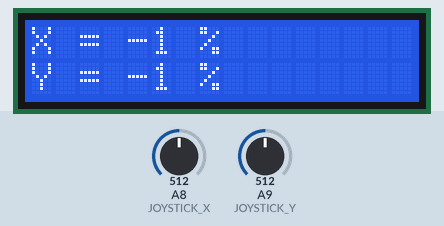
Recording of a sketch running on a simulated Arduino Mega 2560, built with avr-gcc and run on an emulated ATmega2560. Shown: 16×2 character LCD. The test bench sets the inputs (shaded band); at power-on: A8 (JOYSTICK_X) = 512, A9 (JOYSTICK_Y) = 512.

Above: at 1.2 s.
1.3 s: A8 (JOYSTICK_X) set to 306
At 2.2 s:
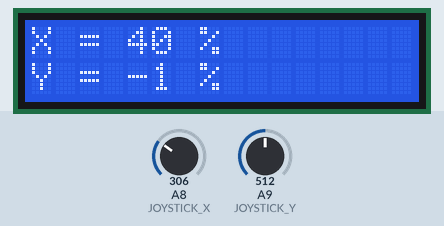
4.3 s: A9 (JOYSTICK_Y) set to 716
At 5.2 s:
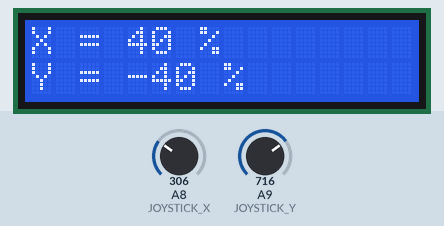
7.3 s: A8 (JOYSTICK_X) set to 511
At 8.1 s:
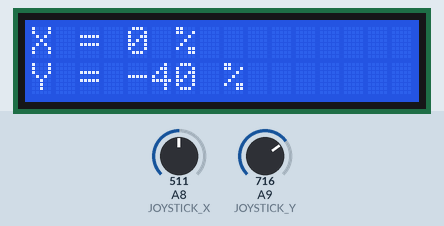
10.3 s: A8 (JOYSTICK_X) set to 520
At 11.0 s:
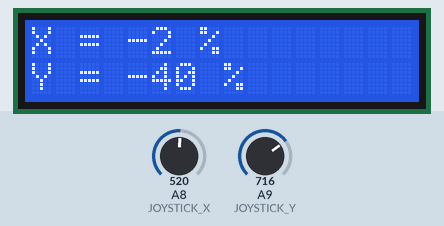
11.8 s: A9 (JOYSTICK_Y) set to 900
At 13.0 s:
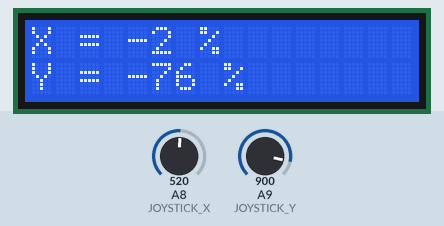
13.3 s: A9 (JOYSTICK_Y) set to 0
At 13.7 s:
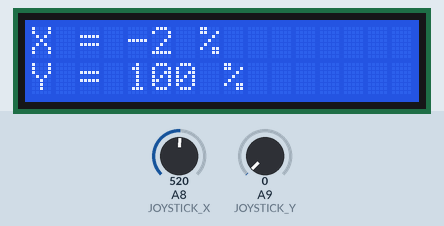
Timing chart, 0 to 16.3 s (numbered marks = the images above; inputs shaded):
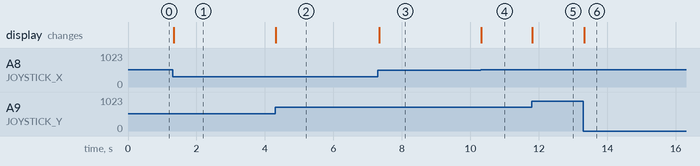

The sketch:

02.2_scale.ino
```cpp
#include <Arduino.h>
#include <LiquidCrystal.h>
#include <Wire.h>

// Define pins for LCD
const int RS = 37, EN = 36, D4 = 35, D5 = 34, D6 = 33, D7 = 32;
LiquidCrystal lcd(RS, EN, D4, D5, D6, D7);

// Define joystick pins
const int JOYSTICK_X = A8, JOYSTICK_Y = A9, JOYSTICK_BUTTON = 2;

// Debounce variables for button
const unsigned long DEBOUNCE_DELAY = 50;
unsigned long lastDebounceTime = 0;

void setup() {
  lcd.begin(16, 2);  // Initialize the LCD
  Serial.begin(9600);  // Initialize serial communication
}

void loop() {
  int xPositionRaw = analogRead(JOYSTICK_X);
  int yPositionRaw = analogRead(JOYSTICK_Y);

  int xPercentage = map(xPositionRaw, 1023, 0, -100, 100);
  int yPercentage = map(yPositionRaw, 1023, 0, -100, 100);

  lcd.clear();
  lcd.setCursor(0, 0);
  lcd.print("X = ");
  lcd.print(xPercentage);
  lcd.print(" %");

  lcd.setCursor(0, 1);
  lcd.print("Y = ");
  lcd.print(yPercentage);
  lcd.print(" %");

  delay(10);
}
```

Measured:
- after the input at 1.3 s, the display: changes at once (image 1)
- after the input at 4.3 s, the display: changes at once (image 2)
- after the input at 7.3 s, the display: changes at once (image 3)
- after the input at 10.3 s, the display: changes at once (image 4)
- after the input at 11.8 s, the display: changes at once (image 5)
- after the input at 13.3 s, the display: changes at once (image 6)
